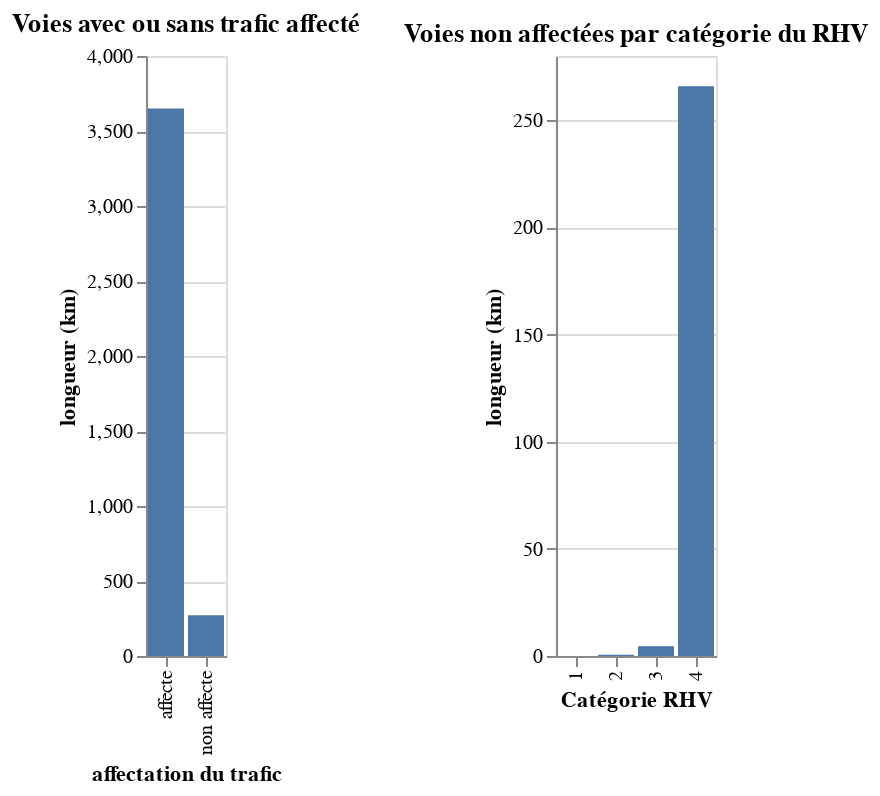

The notebook cell this image was saved under:
### Code cell
chartAffectationTrafic | chartAffectationTraficCatRhv

### Figure 1 — Vega-Lite specification as saved in the notebook (floating-point values rounded to 4 significant figures; data arrays with more than 128 entries replaced by an {"elided": "..."} marker saying what was removed)
{"config": {"view": {"continuousWidth": 400, "continuousHeight": 300}}, "hconcat": [{"data": {"name": "data-e457c0dfd1a69c5ca442a43dc06da960"}, "mark": "bar", "encoding": {"x": {"type": "nominal", "field": "affectation du trafic"}, "y": {"type": "quantitative", "field": "longueur (km)"}}, "title": "Voies avec ou sans trafic affecté"}, {"data": {"name": "data-df0a7044de357ed077f23a808e89a82e"}, "mark": "bar", "encoding": {"x": {"type": "nominal", "field": "cat_rhv_simplifiee", "title": "Catégorie RHV"}, "y": {"type": "quantitative", "aggregate": "sum", "field": "longueur", "title": "longueur (km)"}}, "title": "Voies non affectées par catégorie du RHV"}], "$schema": "https://vega.github.io/schema/vega-lite/v4.8.1.json", "datasets": {"data-e457c0dfd1a69c5ca442a43dc06da960": [{"affectation du trafic": "non affecte", "longueur (km)": 271.1}, {"affectation du trafic": "affecte", "longueur (km)": 3650.0}], "data-df0a7044de357ed077f23a808e89a82e": {"elided": "2811 records"}}}
